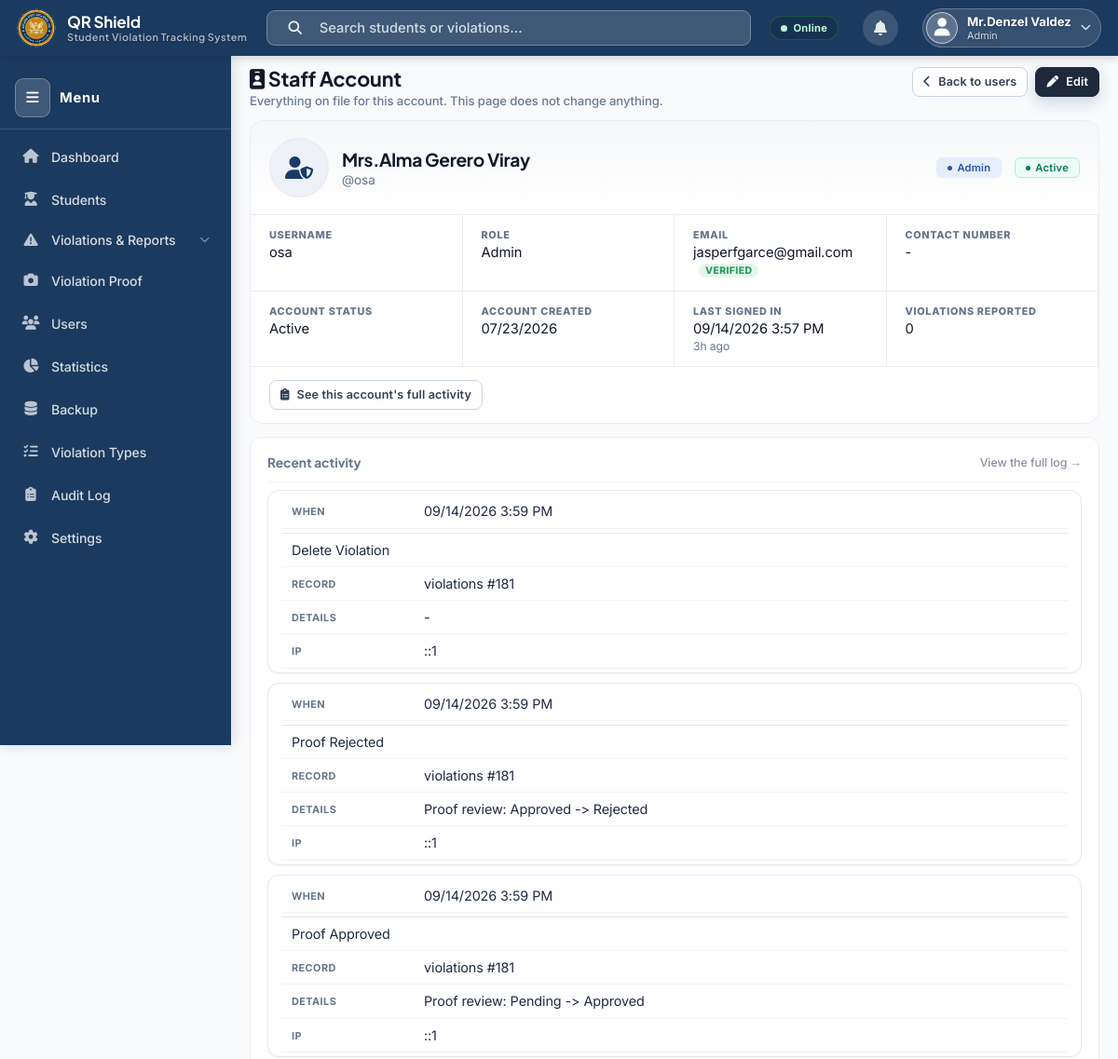
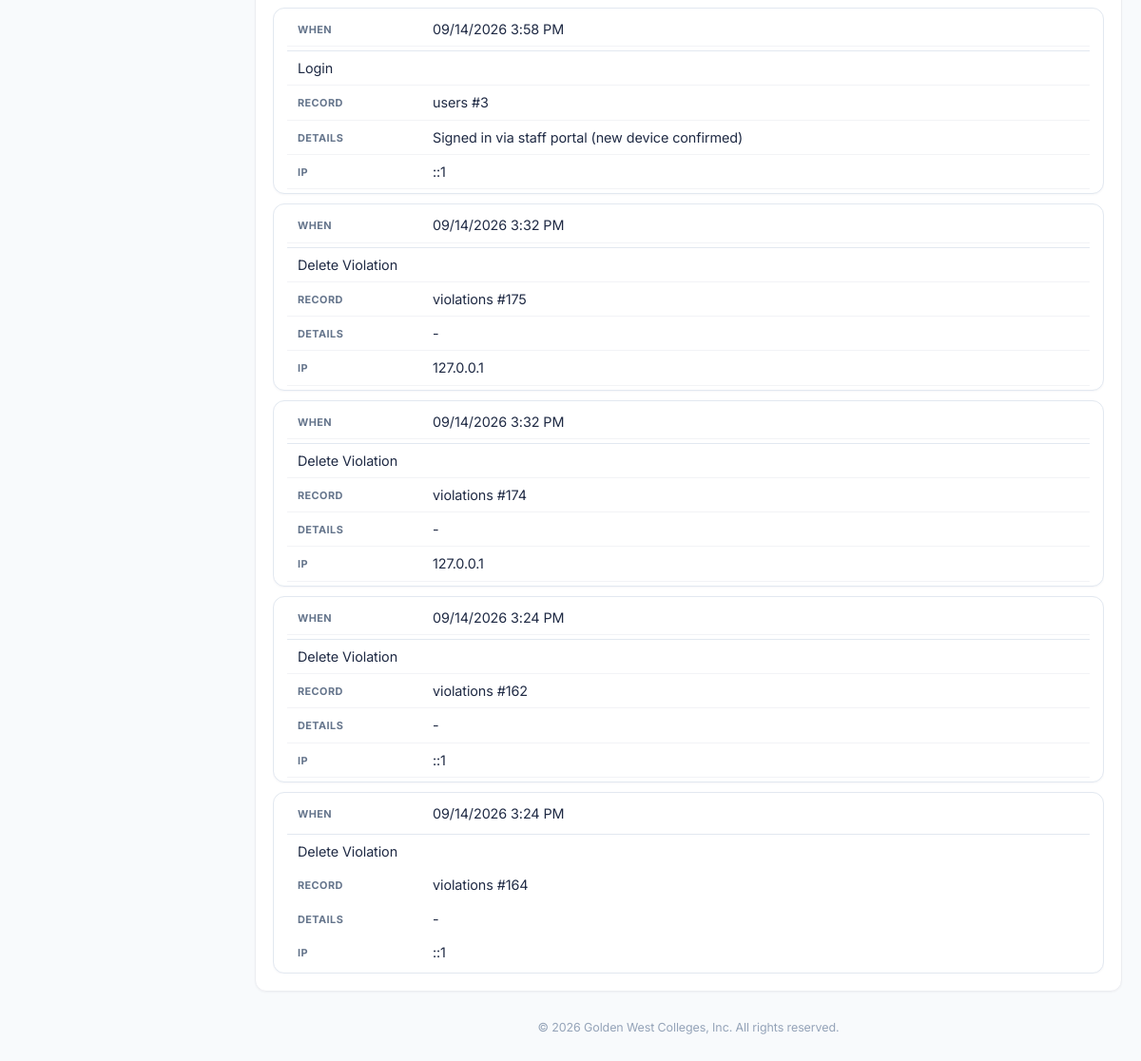
Screenshot of /admin/view_user.php?id=3 (signed in) with the database file from the repository (2 pictures, top to bottom).
### tables this page shows
CREATE TABLE `users` (
  `id` int(10) unsigned NOT NULL AUTO_INCREMENT,
  `student_id` varchar(10) DEFAULT NULL,
  `firstname` varchar(60) DEFAULT NULL,
  `middlename` varchar(60) DEFAULT NULL,
  `lastname` varchar(60) DEFAULT NULL,
  `suffix` varchar(15) DEFAULT NULL,
  `fullname` varchar(180) NOT NULL,
  `username` varchar(60) NOT NULL,
  `email` varchar(150) NOT NULL,
  `password` varchar(255) NOT NULL,
  `role` enum('Student','Guard','OSA Staff','OSA','Admin') NOT NULL DEFAULT 'Student',
  `contact_number` varchar(20) DEFAULT NULL,
  `gender` enum('Male','Female','Other') DEFAULT NULL,
  `birthday` date DEFAULT NULL,
  `college_id` int(10) unsigned DEFAULT NULL,
  `course` varchar(150) DEFAULT NULL,
  `year_level` varchar(20) DEFAULT NULL,
  `section` varchar(20) DEFAULT NULL,
  `profile_picture` varchar(255) DEFAULT NULL,
  `qr_code` varchar(255) DEFAULT NULL,
  `status` enum('Active','Inactive') NOT NULL DEFAULT 'Active',
  `email_verified` tinyint(1) NOT NULL DEFAULT 1,
  `verify_code` varchar(6) DEFAULT NULL,
  `verify_expires` datetime DEFAULT NULL,
  `created_at` timestamp NOT NULL DEFAULT current_timestamp(),
  `login_otp_hash` varchar(255) DEFAULT NULL,
  `login_otp_expires` datetime DEFAULT NULL,
  `has_password` tinyint(1) NOT NULL DEFAULT 0,
  `reset_code_hash` varchar(255) DEFAULT NULL,
  `reset_expires` datetime DEFAULT NULL,
  `scanner_access` tinyint(1) NOT NULL DEFAULT 0,
  `scanner_session_token` char(64) DEFAULT NULL,
  `scanner_session_expires` datetime DEFAULT NULL,
  `device_token` varchar(64) DEFAULT NULL,
  `device_otp_hash` varchar(255) DEFAULT NULL,
  `device_otp_expires` datetime DEFAULT NULL,
  `device_otp_pending_token` varchar(64) DEFAULT NULL,
  PRIMARY KEY (`id`),
  UNIQUE KEY `username` (`username`),
  UNIQUE KEY `email` (`email`),
  UNIQUE KEY `student_id` (`student_id`),
  KEY `fk_user_college` (`college_id`),
  CONSTRAINT `fk_user_college` FOREIGN KEY (`college_id`) REFERENCES `colleges` (`id`) ON DELETE SET NULL
);

### includes/functions.php (called while the page is built, shortened)
<?php
function vts_ts($v)       { return is_numeric($v) ? (int)$v : strtotime((string)$v); }
function vts_date($v)     { return $v ? date('m/d/Y', vts_ts($v)) : '-'; }
function vts_datetime($v) { return $v ? date('m/d/Y g:i A', vts_ts($v)) : '-'; }
function vts_time_ago($v) {
    $t = vts_ts($v);
    $s = time() - $t;
    if ($s < 86400)  return floor($s / 3600) . 'h ago';
    return vts_date($v);
}
function vts_role_label($role) {
    return $role === 'Guard' ? 'Guard/Marshal' : $role;
}
function vts_role_pill($role) {
    switch (strtolower((string)$role)) {
        case 'admin': return 'review';
    }
}

### admin/view_user.php (the view, shortened to what this page needs)
<?php
require_once "../config/database.php";
require_once "../includes/functions.php";
$viewerRole = $_SESSION['role'] ?? '';
$id = (isset($_GET['id']) && is_numeric($_GET['id'])) ? (int)$_GET['id'] : 0;
$stmt = $conn->prepare("SELECT * FROM users WHERE id = :id");
$stmt->execute([':id' => $id]);
$u = $stmt->fetch(PDO::FETCH_ASSOC);
$canEdit = !($viewerRole === 'OSA' && ($u['role'] ?? '') === 'Admin');
$lastLogin = null;
try {
    $q = $conn->prepare("SELECT attempted_at FROM login_attempts
                         WHERE username = :u AND success = 1
                         ORDER BY attempted_at DESC LIMIT 1");
    $q->execute([':u' => (string)$u['username']]);
    $lastLogin = $q->fetchColumn() ?: null;
} catch (Throwable $e) {  }
$reported = 0;
try {
    $r = $conn->prepare("SELECT COUNT(*) FROM violations WHERE reported_by = :id");
    $r->execute([':id' => $id]);
    $reported = (int)$r->fetchColumn();
} catch (Throwable $e) {}
$recent = [];
if ($viewerRole === 'Admin') try {
    $a = $conn->prepare("SELECT action, target, target_id, details, ip, created_at
                         FROM audit_logs WHERE user_id = :id
                         ORDER BY created_at DESC LIMIT 8");
    $a->execute([':id' => $id]);
    $recent = $a->fetchAll(PDO::FETCH_ASSOC);
} catch (Throwable $e) {}
$pic  = trim((string)($u['profile_picture'] ?? ''));
$name = trim((string)($u['fullname'] ?? ''));
include "../includes/admin_header.php";
?>
<div class="admin-welcome-row">
  <div>
    <h1><i class="fas fa-id-badge"></i> Staff Account</h1>
    <p>Everything on file for this account. This page does not change anything.</p>
  </div>
  <div class="u-nowrap">
    <a href="users.php" class="btn-outline btn-sm"><i class="fas fa-chevron-left"></i> Back to users</a>
    <?php if ($canEdit): ?>
      <a href="edit_user.php?id=<?php echo $id; ?>" class="btn-primary btn-sm"><i class="fas fa-pen"></i> Edit</a>
    <?php endif; ?>
  </div>
</div>
<div class="vs-card">
  <div class="vs-head">
    <?php if ($pic !== ''): ?>
       <img class="vs-avatar" src="../uploads/profile/<?php echo htmlspecialchars($pic); ?>"
         alt="Profile photo of <?php echo htmlspecialchars($name !== '' ? $name : 'account holder'); ?>">
    <?php else: ?>
      <span class="vs-avatar vs-avatar-none"><i class="fas fa-user-shield"></i></span>
    <?php endif; ?>
    <div class="vs-head-t">
      <h2><?php echo htmlspecialchars($name !== '' ? $name : 'Unnamed account'); ?></h2>
      <p><?php echo htmlspecialchars('@' . ($u['username'] ?: 'no username')); ?></p>
    </div>
    <span class="pill <?php echo vts_role_pill($role); ?>"><?php echo htmlspecialchars(vts_role_label($role)); ?></span>
    <span class="pill <?php echo (($u['status'] ?? '') === 'Active' ? 'resolved' : 'atrisk'); ?>">
      <?php echo htmlspecialchars($u['status'] ?? '-'); ?>
    </span>
  </div>
  <dl class="vs-grid">
    <div><dt>Username</dt><dd><?php echo htmlspecialchars($u['username'] ?: '-'); ?></dd></div>
    <div><dt>Role</dt><dd><?php echo htmlspecialchars(vts_role_label($role)); ?></dd></div>
    <div><dt>Email</dt><dd>
      <?php echo htmlspecialchars($u['email'] ?: '-'); ?>
      <?php if (isset($u['email_verified'])): ?>
        <span class="vs-flag <?php echo ((int)$u['email_verified'] === 1 ? 'ok' : 'warn'); ?>">
          <?php echo ((int)$u['email_verified'] === 1 ? 'verified' : 'not verified'); ?>
        </span>
      <?php endif; ?>
    </dd></div>
    <div><dt>Contact number</dt><dd><?php echo htmlspecialchars($u['contact_number'] ?: '-'); ?></dd></div>
    <div><dt>Account status</dt><dd>
      <?php echo htmlspecialchars($u['status'] ?? '-'); ?>
    </dd></div>
    <div><dt>Account created</dt><dd><?php echo htmlspecialchars(!empty($u['created_at']) ? vts_date($u['created_at']) : '-'); ?></dd></div>
    <div><dt>Last signed in</dt><dd>
      <?php echo $lastLogin ? htmlspecialchars(vts_datetime($lastLogin)) : 'Never signed in'; ?>
      <?php if ($lastLogin): ?>
        <span class="vs-sub"><?php echo htmlspecialchars(vts_time_ago($lastLogin)); ?></span>
      <?php endif; ?>
    </dd></div>
    <div><dt>Violations reported</dt><dd>
      <?php echo (int)$reported; ?>
    </dd></div>
  </dl>
  <div class="vs-foot">
    <?php if ($viewerRole === 'Admin'): ?>
    <a class="btn-outline btn-sm" href="audit_log.php?search=<?php echo urlencode($name); ?>">
      <i class="fas fa-clipboard-list"></i> See this account's full activity
    </a>
    <?php endif; ?>
  </div>
</div>
<?php if ($viewerRole === 'Admin'): ?>
<div class="recent-table-wrap table-responsive u-mt-14">
  <div class="panel-head"><h3>Recent activity</h3>
    <a href="audit_log.php?search=<?php echo urlencode($name); ?>">View the full log &rarr;</a></div>
  <div class="table-scroll table-responsive">
    <table class="data-table">
      <tbody>
      <?php if ($recent): foreach ($recent as $r):
              $rec = trim(($r['target'] ?? '') . ' ' . (($r['target_id'] ?? '') !== '' ? '#' . $r['target_id'] : '')); ?>
        <tr>
          <td class="u-nowrap"><?php echo htmlspecialchars(vts_datetime($r['created_at'])); ?></td>
          <td><?php echo htmlspecialchars($r['action']); ?></td>
          <td><?php echo htmlspecialchars($rec !== '' ? $rec : '-'); ?></td>
          <td><?php echo htmlspecialchars($r['details'] ?: '-'); ?></td>
          <td class="u-nowrap"><?php echo htmlspecialchars($r['ip'] ?: '-'); ?></td>
        </tr>
      <?php endforeach; else: ?>
        <tr><td colspan="5" class="table-empty">Nothing recorded for this account yet.</td></tr>
      <?php endif; ?>
      </tbody>
    </table>
  </div>
</div>
<?php endif;  ?>
<?php include "../includes/admin_footer.php"; ?>

### assets/css/vts-theme.css (style rules this page uses)
*, *::before, *::after { margin: 0; padding: 0; box-sizing: border-box; }
:root { --navy: #1a3a6b; --navy-dark: #122a52; --navy-light: #1e4580; --gold: #c9a227; --gold-light: #e2b83a; --gold-pale: #f5e9c0; --white: #ffffff; --bg: #f0f4fa; --surface: #ffffff; --text: #1a2340; --text-muted: #5a6a8a; --text-soft: #55617a; --text-faint: #9aa6bd; --border: #dde4f0; --border-soft: #e2e8f5; --surface-alt: #eef2f8; --surface-tint:#e8eef9; --danger: #e03535; --warning: #e07a10; --success: #1b7f46; --info: #1576c4; --sidebar-w: 260px; --navbar-h: 52px; --radius: 12px; --shadow-sm: 0 2px 8px rgba(26,58,107,0.10); --shadow-md: 0 4px 20px rgba(26,58,107,0.15); --shadow-lg: 0 8px 40px rgba(26,58,107,0.20); --grad-header: linear-gradient(90deg, var(--navy) 0%, #2a5298 50%, var(--gold) 100%); --font-ui: 'Inter', system-ui, sans-serif; --font-display: Georgia, serif; }
body { font-family: var(--font-ui); background: var(--bg); color: var(--text); min-height: 100vh; }
a { text-decoration: none; color: inherit; }
body.has-bg-image { background-size: cover; background-position: center; background-attachment: fixed; }
.btn-primary { display: inline-flex; align-items: center; gap: 8px; background: var(--navy); color: var(--white); border: none; padding: 11px 22px; border-radius: 8px; font-size: 0.88rem; font-weight: 700; letter-spacing: 0.04em; transition: background 0.2s, transform 0.1s, box-shadow 0.2s; text-transform: uppercase; }
.btn-outline { background: transparent; border: 2px solid var(--navy); color: var(--navy); padding: 9px 20px; border-radius: 8px; font-size: 0.88rem; font-weight: 700; letter-spacing: 0.04em; transition: all 0.2s; text-transform: uppercase; display: inline-flex; align-items: center; gap: 8px; }
.btn-sm { padding: 6px 14px; font-size: 0.78rem; }
.table-scroll { overflow-x: auto; -webkit-overflow-scrolling: touch; }
.table-scroll > table.data-table { min-width: 560px; }
@media (min-width: 900px) { .table-scroll > table.data-table { min-width: 0; } }
.u-mt-14 { margin-top: 14px; }
.u-nowrap { white-space: nowrap; }

### assets/css/vts-admin.css (style rules this page uses)
.admin-welcome-row { display: flex; align-items: flex-start; justify-content: space-between; margin-bottom: 22px; flex-wrap: wrap; gap: 12px; }
.admin-welcome-row h1 { font-size: 1.5rem; font-weight: 800; color: var(--text); }
.admin-welcome-row p { font-size: .86rem; color: var(--text-muted); margin-top: 2px; }
.panel-head { display: flex; align-items: center; justify-content: space-between; margin-bottom: 14px; }
.panel-head h3 { font-size: .82rem; font-weight: 800; color: var(--text); text-transform: uppercase; letter-spacing: .05em; }
.panel-head a { font-size: .76rem; color: #2563c9; font-weight: 700; }
.recent-table-wrap { background: #fff; border-radius: 14px; box-shadow: var(--shadow-sm); border: 1px solid #eef2f8; padding: 18px 20px; }
.recent-table-wrap .panel-head { margin-bottom: 10px; }
.data-table { width: 100%; border-collapse: collapse; }
.data-table td { padding: 11px 10px; font-size: .82rem; color: var(--text); border-bottom: 1px solid #f1f4f9; }
.pill { display: inline-flex; align-items: center; gap: 5px; padding: 3px 11px; border-radius: 20px; font-size: .72rem; font-weight: 700; }
.pill::before { content: ''; width: 6px; height: 6px; border-radius: 50%; background: currentColor; }
.pill.review { background: #e6eefc; color: #2655a8; }
.pill.resolved { background: #d8f0e1; color: #1b7f46; }

### includes/header.php (style rules this page uses)
body.has-bg-image { background: linear-gradient(160deg, #0f2a52 0%, #14375f 46%, #0b1f3f 100%); background-attachment: fixed; }

### rows the page displays
users: username "@osa", status "Active", username "osa", email "jasperfgarce@gmail.com", contact_number "-", created_at "07/23/2026"

### other values shown
APP_NAME "QR Shield"
APP_TAGLINE "Student Violation Tracking System"
$fullname "Mr.Denzel Valdez"
vts_role_label($role) "Admin"
$name !== '' ? $name : 'Unnamed account' "Mrs.Alma Gerero Viray"
vts_datetime($lastLogin) "09/14/2026 3:57 PM"
vts_time_ago($lastLogin) "3h ago"
$reported "0"
vts_datetime($r['created_at']) "09/14/2026 3:59 PM"
$r['action'] "Delete Violation"
$rec !== '' ? $rec : '-' "violations #181"
$r['details'] ?: '-' "-"
$r['ip'] ?: '-' "::1"
$r['action'] "Proof Rejected"
$r['details'] ?: '-' "Proof review: Approved -> Rejected"
